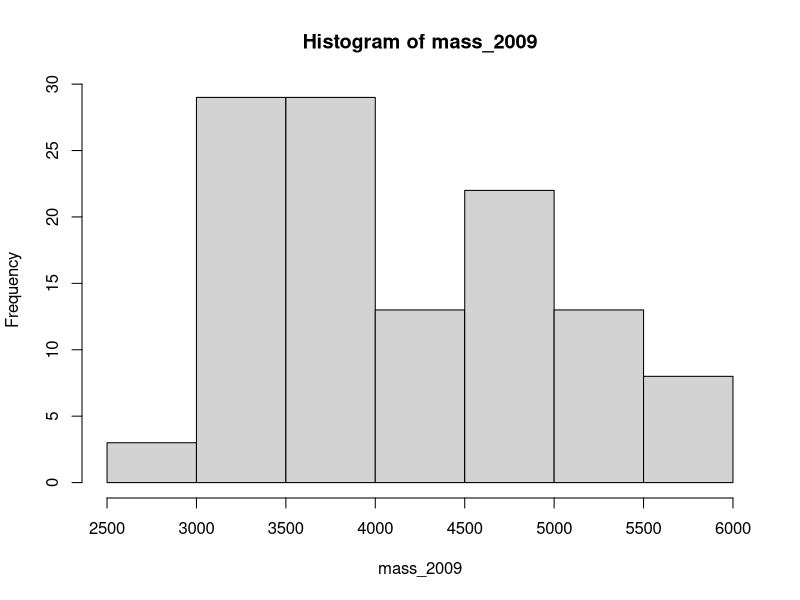
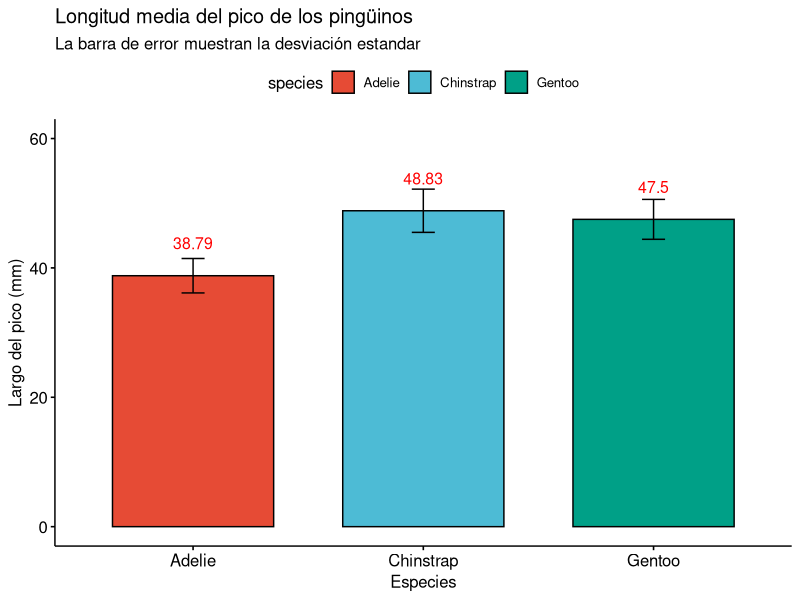
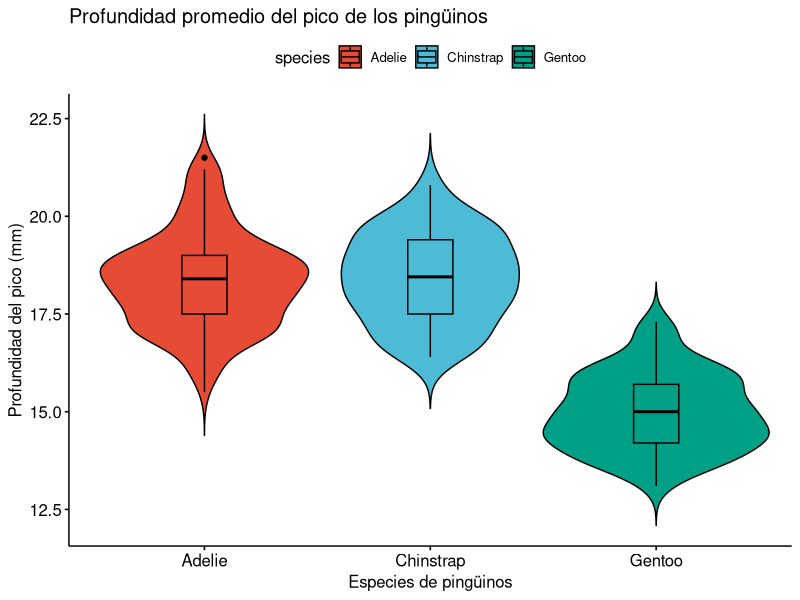
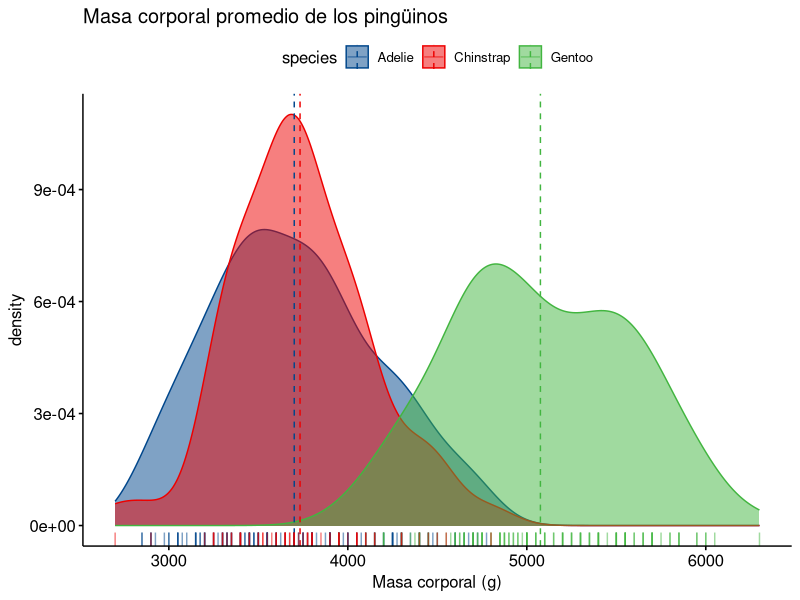
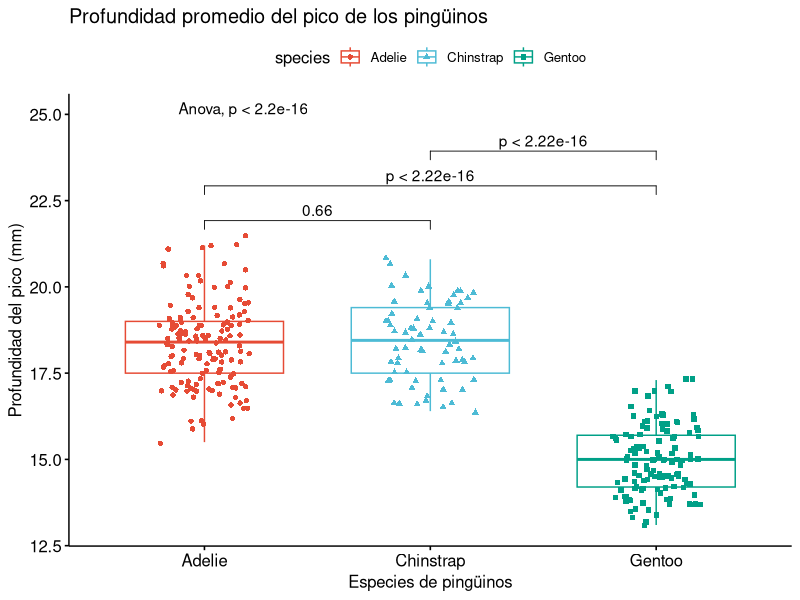
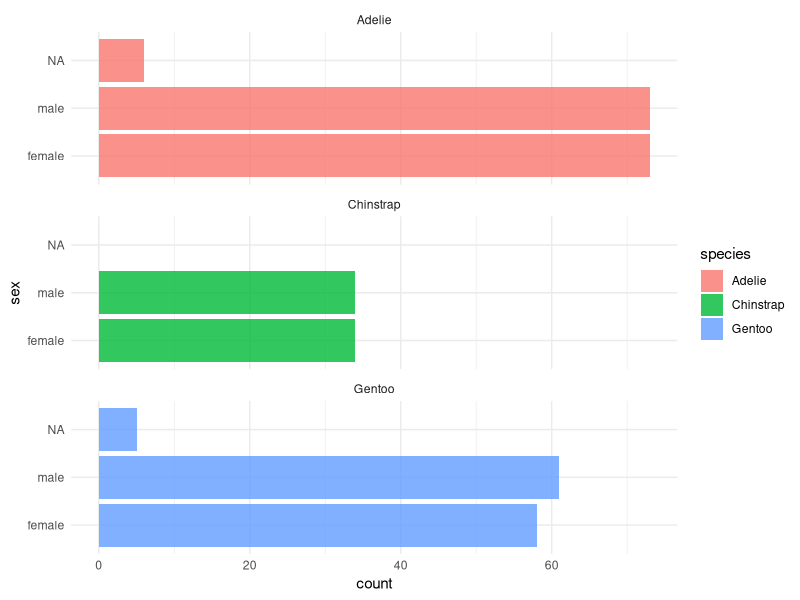
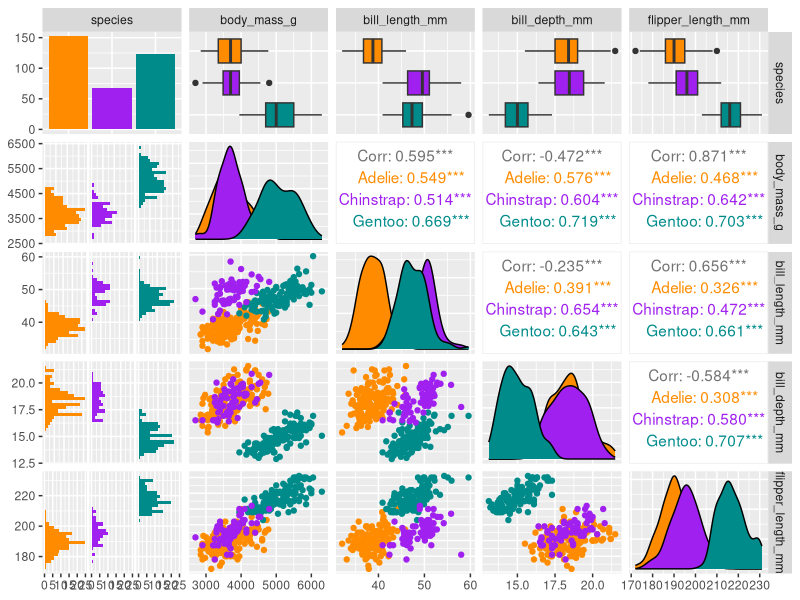
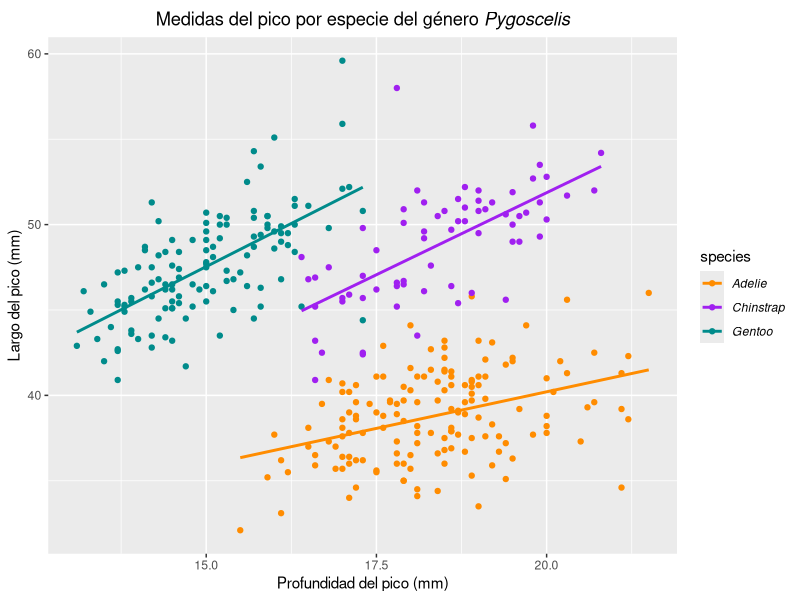

Write the R code that produced these figures, in order.
## ---- chunk 1
log10(10)
567 / 4
sin(1)
1 == 1
1 != 2 
1 >= -9
5 < 3
## ---- chunk 2
# Crear vectores
litologias <- c("micrita", "lutita", "arenita", "micrita")
unique(litologias)

# Convertir a factor
litologias <- factor(litologias)
levels(litologias)

# Operar sobre vectores
x <- 1:5
x
2^x

## ---- chunk 3
#Las matrices son listas bidimensionales
matrix_example <- matrix(1:18, ncol=6, nrow=3)
matrix_example
dim(matrix_example)
#nrow
#ncol
## ---- chunk 4
#Un data frame se es como una matriz pero tiene caracteristicas especiales
ratones <- data.frame(color = c("gris", "negro", "blanco"),
                      peso = c(0.4, 0.2, 0.6),
                      tiene_cria = c(1, 0, 1))                    
head(ratones)                  

#Cada columna de un df tiene puede tener una clase diferente
#las columnas se pueden indexar por su nombre
class(ratones$color)
## ---- chunk 5
x <- 100

# Condicional
if (x >= 50) {
  print("x es ayor o igual que 50")
} else if (x < 50) {
  print("x es mayor a 50, pero menor a 100")
} else {
  print("x es menor a 50")
}

# Bucle for
for (i in 1:3) {
  print(i)
}

# Se pueden correr bucles dentro de bucles
for(i in 1:5){
  for(j in c('a', 'b', 'c')){
    print(paste(i,j))
  }
}
## ---- chunk 6
#| code-fold: true

x <- 1:10
for(i in x){
  if (i%%2 == 0){
    print(paste(i,"es par"))
  } else {
    print(paste(i,"es impar"))
  }
}
## ---- chunk 7

# Función simple
doblar <- function(x) {
  return(x * 2)
}

doblar(5)

#Para crear un error, podemos usar la función stop() y que el codigo pare
#si las condiciones no se están cumpliendo
#R provee la función stopifnot() para no tener que crear un condicional if
## ---- chunk 8
#| code-fold: true
#| 
kelvin_a_celsius <- function(temp) {
  stopifnot(is.numeric(temp))
  kelvin <- temp - 273.15
  rm(temp)
  return(kelvin)
}

kelvin_a_celsius(300)
## ---- chunk 9
#| warning: false
#install.packages("palmerpenguins")
library(tidyverse)
library(palmerpenguins)

# Visualizar
head(penguins)
str(penguins)
summary(penguins)
#glimpse(penguins)
#Para tener una mejor idea de los datos seleccionamos 10 al azar
penguins[sample(nrow(penguins), 10), ]
unique(penguins$island)

## ---- chunk 10
# Extraer solo ciertas filas y columnas para crear subsets
penguins[,-c(3:5)]
# la función select pertenece a tidyverse y permite selccionar solo lo descrito
# el operador %>% se llama pipe y nos deja pasar un obejto por una o más funciones
penguins %>% select(bill_length_mm)
## ---- chunk 11
#| code-fold: true
penguins_2009 <- na.omit(penguins[penguins$year == 2009, -c(3:5)])
penguins_2009
## ---- chunk 12
#| message: false
#| warning: false
#| echo: true
#Esta libreria tiene funciones muy utiles para estadística descriptiva
#install.packages("psych")
library(psych)
## ---- chunk 13
#| fig-cap: "Histograma"
mass_2009 <- penguins_2009$body_mass_g
#Calculamos el promedio y la desviación estandar de los datos
mean(mass_2009)
sd(mass_2009)

summary(mass_2009)
#La función describe del paquete psych nos da una mejor visión de los datos
describe(mass_2009)
#plot(penguins_2009$body_mass_g)
hist(mass_2009)
#La función decribeBy nos permite ver los valores por grupo
#cada grupo es una especie ya que son diferentes poblaciones
describeBy( x=penguins_2009$body_mass_g, group=penguins_2009$species)
## ---- chunk 14
# Tidyverse nos permite agrupar y ordenar los datos como deseemos
mass_by_island_species <- penguins_2009 %>% 
  group_by(island,species) %>% 
  summarise(mean_mass=mean(body_mass_g),
            sd_mass=sd(body_mass_g))
mass_by_island_species
#tambien existe la función mutate que nos permite crear nuevas variables

mass_2009_kg <- penguins_2009 %>% 
  mutate(body_mass_kg=body_mass_g/1000)
mass_2009_kg
## ---- chunk 15
#| message: false
#| warning: false
#| echo: true
#ggplot viene incluida en Tidyverse y permite crear graficos de gran calidad
#install.packages("ggplot2")
library(ggplot2)
#ggpubr nos permite crear graficas usando ggplot pero con mayor facilidad
#install.packages("ggpubr")
library(ggpubr)
## ---- chunk 16
#| label: Histograma-ggpubr
#| fig-cap: "Histograma picos ggpubr"
#| warning: false
#Se invoca la función con el dataset
ggbarplot(penguins,
          #Se dice que datos van a ocupar cada eje
          x = "species",
          y = "bill_length_mm",
          #Se añade la desviación estandar
          add = c("mean_sd"),
          #Que determina el relleno de los datos
          fill = "species",
          #Se añaden las etiquetas
          label = TRUE,
          #Cantidad de digitos en las etiquetas
          lab.nb.digits = 2,
          #Color y ajuste vertical de las etiquetas
          lab.vjust = -2.2,
          lab.col = "red",
          #Titulo, subtitulo y valores de las etiquetas de los ejes 
          title = "Longitud media del pico de los pingüinos",
          subtitle = "La barra de error muestran la desviación estandar",
          xlab = "Especies",
          ylab = "Largo del pico (mm)",
          #Paleta de colores y limite de los ejes
          ylim = c(0,60),
          palette = "npg")
## ---- chunk 17
#| label: violin-plot
#| fig-cap: "gráfica de víolin ggpubr"
#| warning: false
#| code-fold: true
ggviolin(penguins ,
          x = "species",
          y = "bill_depth_mm",
          title = "Profundidad promedio del pico de los pingüinos",
          xlab = "Especies de pingüinos",
          ylab = "Profundidad del pico (mm)",
          fill = "species",
          palette = "npg",
          add = "boxplot",
          shape = "species")
## ---- chunk 18
#| label: density-plot
#| fig-cap: "gráfica de densidad ggpubr"
#| warning: false
#| code-fold: true
ggdensity(penguins,
          x = "body_mass_g",
          color = "species",
          rug = TRUE,
          fill = "species",
          add = "mean",
          title = "Masa corporal promedio de los pingüinos",
          xlab = "Masa corporal (g)",
          palette = "lancet")
## ---- chunk 19
#| label: ANOVA-ggpubr
#| fig-cap: "ANOVA y T-test ggpubr"
#| message: false
#| warning: false
#| code-fold: true

comparar <- list(c("Adelie", "Chinstrap"), c("Adelie", "Gentoo"), c("Chinstrap", "Gentoo"))

ggboxplot(penguins ,
          x = "species",
          y = "bill_depth_mm",
          title = "Profundidad promedio del pico de los pingüinos",
          xlab = "Especies de pingüinos",
          ylab = "Profundidad del pico (mm)",
          color = "species",
          palette = "npg",
          add = "jitter",
          shape = "species") + 
  stat_compare_means(method = "anova", label.y = 25) + #anova test
  stat_compare_means(comparisons = comparar, method = "t.test") # post hoc test using t-test
## ---- chunk 20
#| label: sex-species-histogram
#| fig-cap: "Histograma por especie"
#| message: false
#| warning: false
#Invocamos la función ggplot() con los datos a usar
# aes()determina que valor cumple cada variable en el data set
ggplot(penguins, aes(x = sex, fill = species)) +
  geom_bar(alpha = 0.8) +
  #Elige el tema minimal
  theme_minimal() +
  # Con facet se agrupan las tres gráficas
  facet_wrap(~species, ncol = 1) +
  # Se voltean los histogramas para ser verticales
  coord_flip()
## ---- chunk 21
#| label: Correlation-penguins
#| fig-cap: "Correlación entre las diferentes variables de los pingüinos"
#| message: false
#| warning: false
#| code-fold: true
#El paquete GGally nos permite hacer automaticamente un diagrama de
# dispersión y densidad "kernel" por cada par de variables
library(GGally)
penguins %>%
  select(species, body_mass_g, ends_with("_mm")) %>% 
  GGally::ggpairs(aes(color = species)) +
  scale_colour_manual(values = c("darkorange","purple","cyan4")) +
  scale_fill_manual(values = c("darkorange","purple","cyan4"))
## ---- chunk 22
#| label: lm_penguins_bill
#| fig-cap: "Modelo lineal y correlación en los picos de los pingüinos"
#| message: false
#| warning: false
#| code-fold: true
# Hacemos una gráfica que muestra la profundidad del pico y el largo
# Graficamos las lineas del modelo lineal para cada especie
ggplot(penguins, aes(x = bill_depth_mm, y = bill_length_mm, color = species)) +
  # Gráfica de dispersión
  geom_point() +
  # Podemos hacer una elipse para cada especie y mostrar como encajan los datos
  #stat_ellipse(type = "norm")+
  # Lineas del modelo lineal
  geom_smooth(method = "lm", se = FALSE) +
  # Seleccionamos la escala de colores para que cuadre
  scale_colour_manual(values = c("darkorange","purple","cyan4")) +
  #Le damos un título 
  ggtitle(substitute(paste("Medidas del pico por especie del género ", italic("Pygoscelis"))))+
  # Cambiamos los nombres de los ejes
  xlab("Profundidad del pico (mm)")+
  ylab("Largo del pico (mm)") +
  labs("Especies")+
  # Ajustamos el título y cambiamos la leyenda cursiva
  theme(plot.title = element_text(vjust = 0, hjust = 0.5),legend.text = element_text(face = "italic"))
  
  
# Ahora haremos un moedlo lineal para ver como el largo afecta la profundidad
modelo1 <-  lm(bill_length_mm ~ bill_depth_mm, data = penguins)
summary(modelo1)

# Haremos un nuevo modelo usando tmabién las especies
modelo2 <- lm(bill_length_mm ~ bill_depth_mm + species,
            data = penguins)
summary(modelo2)
